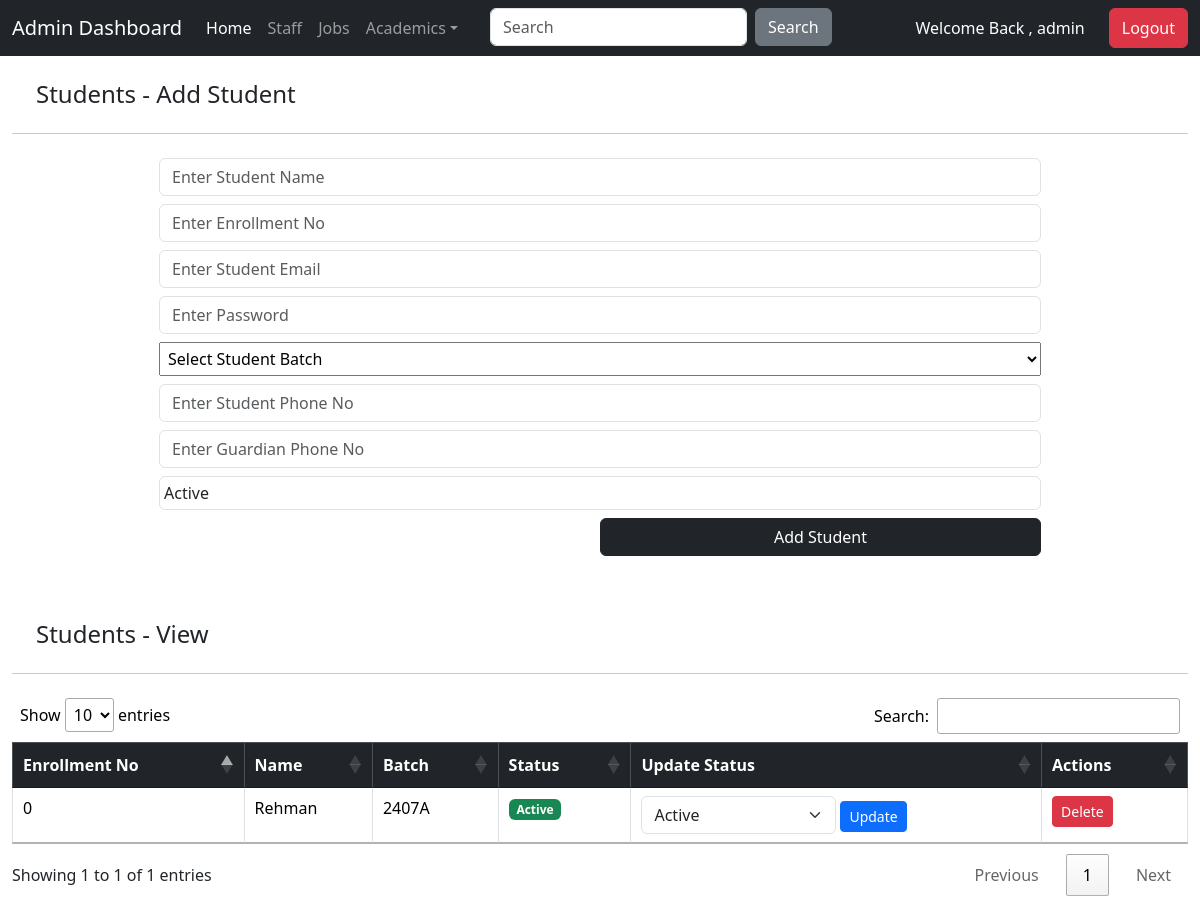
The app's page /Admin/students.php (signed in), older data.
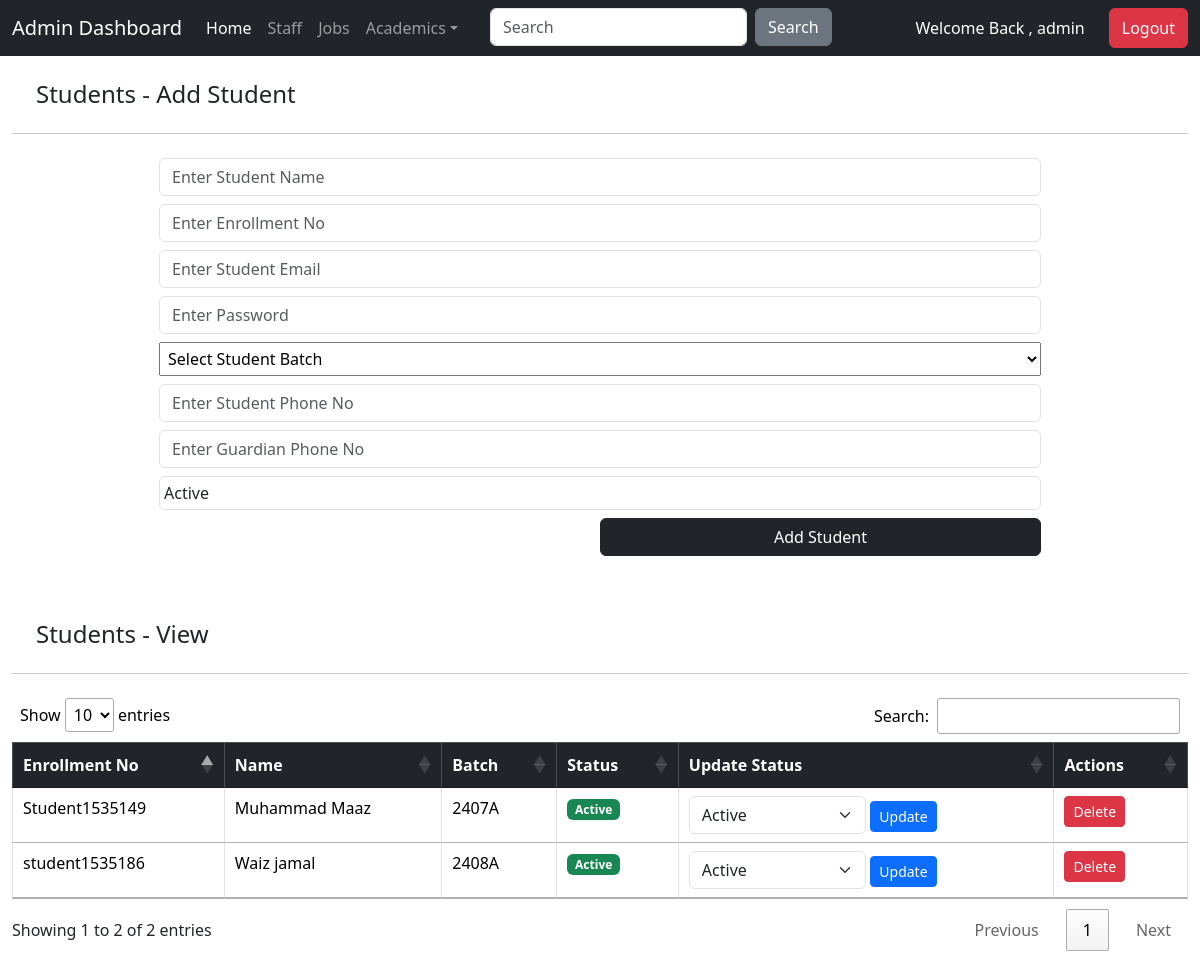
The same page, newer data.
### tables this page shows
CREATE TABLE IF NOT EXISTS `student` (
  `studentid` int NOT NULL AUTO_INCREMENT,
  `studentname` varchar(100) DEFAULT NULL,
  `enrollmentno` varchar(1000) DEFAULT NULL,
  `studentemail` varchar(200) DEFAULT NULL,
  `studentpassword` varchar(200) DEFAULT NULL,
  `studentbatch` int DEFAULT NULL,
  `studentphoneno` varchar(40) DEFAULT NULL,
  `studentguardianphoneno` varchar(40) DEFAULT NULL,
  `studentstatus` varchar(10) NOT NULL,
  PRIMARY KEY (`studentid`),
  KEY `studentbatch` (`studentbatch`)
);

CREATE TABLE IF NOT EXISTS `batches` (
  `batchid` int NOT NULL AUTO_INCREMENT,
  `batchcode` varchar(100) DEFAULT NULL,
  `batchtimings` varchar(100) DEFAULT NULL,
  `batchdays` varchar(10) NOT NULL,
  `batchinstructor` int DEFAULT NULL,
  `currentsem` varchar(50) NOT NULL,
  `batchtype` varchar(200) DEFAULT NULL,
  `batchstartdate` date DEFAULT NULL,
  `batchstatus` varchar(50) NOT NULL DEFAULT 'Active',
  PRIMARY KEY (`batchid`),
  KEY `batchinstructor` (`batchinstructor`)
);

### Admin/students.php (the view, shortened to what this page needs)
<?php
include('../connect.php');
include('headeradmin.php');
$query = "SELECT student.*, batches.batchcode FROM student
          INNER JOIN batches ON student.studentbatch = batches.batchid";
$result = mysqli_query($conn, $query);
?>
<div class="container-fluid">
    <h4 class="m-4">Students - Add Student</h4>
    <hr>
    <div class="d-flex justify-content-center align-items-center">
        <div class="w-75">
            <form action="" method="post">
                <input type="text" name="studentname" class="mt-2 form-control" placeholder="Enter Student Name" required>
                <input type="text" name="enrollmentno" class="mt-2 form-control" placeholder="Enter Enrollment No" required>
                <input type="email" name="studentemail" class="mt-2 form-control" placeholder="Enter Student Email" required>
                <input type="password" name="studentpassword" class="mt-2 form-control" placeholder="Enter Password" required>
                <select name="studentbatch" class="mt-2 w-100 p-1" required>
                    <option value="" selected disabled>Select Student Batch</option>
                </select>
                <input type="text" name="studentphoneno" class="mt-2 form-control" placeholder="Enter Student Phone No" required>
                <input type="text" name="studentguardianphoneno" class="mt-2 form-control" placeholder="Enter Guardian Phone No" required>
                <select name="studentstatus" class="mt-2 w-100 p-1 form-control" required>
                    <option value="Active">Active</option>
                </select>
                <button type="submit" class="btn btn-dark mt-2 w-50 float-end" name="btnaddstudent">Add Student</button>
            </form>
        </div>
    </div>
</div>
<div class="container-fluid mt-5">
    <h4 class="m-4 pt-3">Students - View</h4>
    <hr>
    <div class="table table-responsive">
    <table id="studentsTable" class="table table-bordered">
        <thead class="table-dark">
            <tr>
                <th>Enrollment No</th>
                <th>Name</th>
                <th>Batch</th>
                <th>Status</th>
                <th>Update Status</th>
                <th>Actions</th>
            </tr>
        </thead>
        <tbody>
            <?php while ($row = mysqli_fetch_array($result)) { ?>
                <tr>
                    <td><?php echo $row['enrollmentno']; ?></td>
                    <td><?php echo $row['studentname']; ?></td>
                    <td><?php echo $row['batchcode']; ?></td>
                    <td><span class="badge bg-<?php echo ($row['studentstatus'] == 'Active') ? 'success' : 'danger'; ?>"> <?php echo $row['studentstatus']; ?> </span></td>
                    <td>
                        <form method="post" action="">
                            <select name="new_status" class="form-select d-inline w-50">
                                <option value="Active">Active</option>
                            </select>
                            <button type="submit" class="btn btn-primary btn-sm" name="update_status">Update</button>
                        </form>
                    </td>
                    <td>
                        <form method="post" action="">
                            <button type="submit" class="btn btn-danger btn-sm" name="delete_student">Delete</button>
                        </form>
                    </td>
                </tr>
            <?php } ?>
        </tbody>
    </table>
    </div>
</div>
<?php include('footeradmin.php'); ?>
<link rel="stylesheet" href="https://cdn.datatables.net/1.13.4/css/jquery.dataTables.min.css">

### Admin/headeradmin.php (shortened to what this page needs)
<!doctype html>
<html lang="en">
    <head>
        <link rel="stylesheet" href="//cdn.datatables.net/2.2.2/css/dataTables.dataTables.min.css">
        <link rel="stylesheet" type="text/css" href="https://cdn.jsdelivr.net/npm/toastify-js/src/toastify.min.css">
<link rel="stylesheet" href="https://cdn.jsdelivr.net/npm/bootstrap@5.3.0/dist/css/bootstrap.min.css">
<link rel="stylesheet" href="https://cdn.datatables.net/1.13.4/css/dataTables.bootstrap5.min.css">
        <link
            href="https://cdn.jsdelivr.net/npm/bootstrap@5.3.2/dist/css/bootstrap.min.css"
            rel="stylesheet"
        />
    </head>
    <body>
<nav
        class="navbar navbar-expand-sm navbar-dark bg-dark"
       >
        <div class="container-fluid">
            <a class="navbar-brand" href="#">Admin Dashboard</a>
            <div class="collapse navbar-collapse" id="collapsibleNavId">
                <ul class="navbar-nav me-auto mt-2 mt-lg-0">
                    <li class="nav-item">
                        <a class="nav-link active" href="dashboard.php" aria-current="page"
                            >Home
                            <span class="visually-hidden">(current)</span></a
                        >
                    </li>
                    <li class="nav-item">
                        <a class="nav-link" href="staff.php">Staff</a>
                    </li>
                    <li class="nav-item">
                        <a class="nav-link" href="postjobs.php">Jobs</a>
                    </li>
                    <li class="nav-item dropdown">
                        <a
                            class="nav-link dropdown-toggle"
                            href="#"
                            id="dropdownId"
                            data-bs-toggle="dropdown"
                            aria-haspopup="true"
                            aria-expanded="false"
                            >Academics</a
                        >
                    </li>
                    <li>
                    <form class="d-flex my-2 my-lg-0 ms-lg-4">
                    <input
                        class="form-control me-sm-2"
                        type="text"
                        placeholder="Search"
                    />
                    <button
                        class="btn btn-secondary my-2 my-sm-0"
                        type="submit"
                    >
                        Search
                    </button>
                </form>
                    </li>
                </ul>
                <form method="post" class="d-flex my-2 my-lg-0">
                <p class="text-white mx-4" style="position:relative;top:8px">Welcome Back , <?php echo $_SESSION['adminloggedin']?></p>
                <button class="btn btn-danger" type="submit" name="btnlogout">Logout</button>
                </form>
            </div>
        </div>
       </nav>

### Admin/footeradmin.php (shortened to what this page needs)
    </body>
</html>

Row changes from the older to the newer data that the page shows:
removed student: enrollmentno "0", studentname "Rehman", studentbatch.batchcode "2407A", studentstatus "Active"
added student: enrollmentno "Student1535149", studentname "Muhammad Maaz", studentbatch.batchcode "2407A", studentstatus "Active"
added student: enrollmentno "student1535186", studentname "Waiz jamal", studentbatch.batchcode "2408A", studentstatus "Active"
Text that changed along with them:
text written by a page script: "Show entries Search: Showing 1 to 1 of 1 entries Previous 1 Next" → "Show entries Search: Showing 1 to 2 of 2 entries Previous 1 Next"
